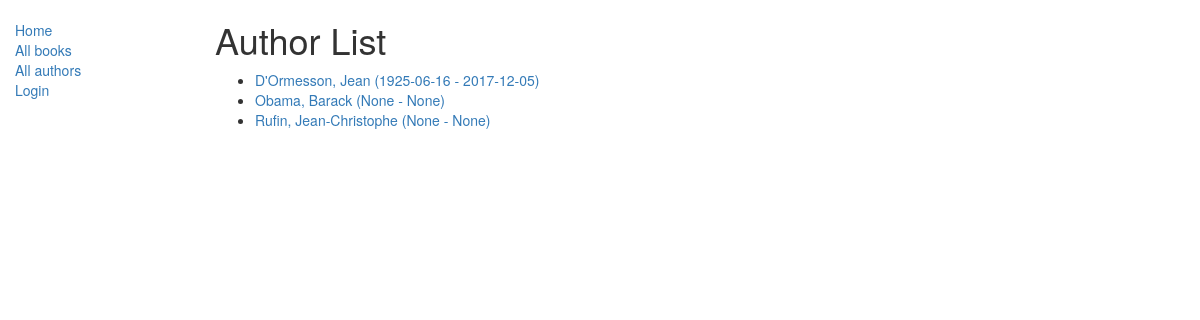
Screenshot of /catalog/authors/ with the database file from the repository.
### catalog/models.py (models this page shows)
class Author(models.Model):
    first_name = models.CharField(max_length=100)
    last_name = models.CharField(max_length=100)
    date_of_birth = models.DateField(null=True, blank=True)
    date_of_death = models.DateField('died', null=True, blank=True)
    class Meta:
        ordering = ["last_name", "first_name"]
    def get_absolute_url(self):
        return reverse('author-detail', args=[str(self.id)])
    def get_alive_dates(self):
        return '{0} - {1}'.format(self.date_of_birth, self.date_of_death)
    def __str__(self):
        return '{0}, {1}'.format(self.last_name, self.first_name)

### catalog/views.py (the view)
# urls.py: path('authors/', views.AuthorListView.as_view(), name='authors'),
class AuthorListView(generic.ListView):
    model = Author

### catalog/templates/catalog/author_list.html
{% extends "base_generic.html" %}
{% block content %}
    <h1>Author List</h1>
    {% if author_list %}
    <ul>
      {% for author in author_list %}
      <li>
        <a href="{{ author.get_absolute_url }}">{{ author }} ({{author.get_alive_dates}})</a>
      </li>
      {% endfor %}
    </ul>
    {% else %}
      <p>There are no authors in the library.</p>
    {% endif %}
{% endblock %}

### rows the page displays
Author: last_name+first_name "D'Ormesson, Jean", get_alive_dates "1925-06-16 - 2017-12-05"
Author: last_name+first_name "Obama, Barack", get_alive_dates "None - None"
Author: last_name+first_name "Rufin, Jean-Christophe", get_alive_dates "None - None"
